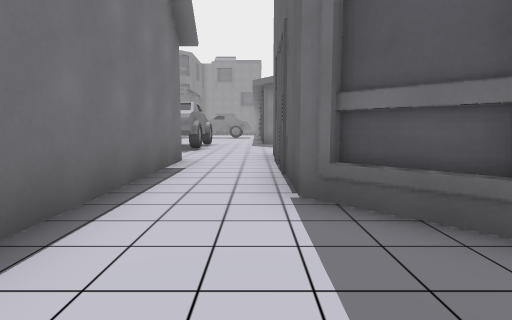
view 1 (above)

12 first-person views from a walk through a Godot game level. The camera is 1.4 m above the floor, tilts 6° down and sees 80° across. The floor is counted in squares, 2 m on a side. Each view is taken from the middle of a square. On the plan, view 1 faces up. The plan holds only what a view shows up to about 10 squares ahead; the rest is blank. The place goes on beyond the plan. Characters and animated objects are not drawn. Some surface patterns are stand-ins.

view 2
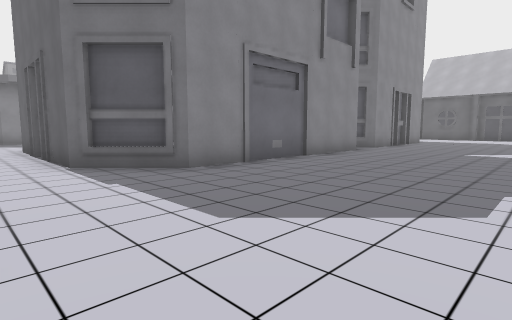

view 3
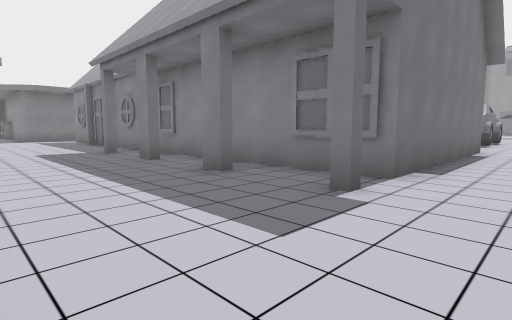

view 4
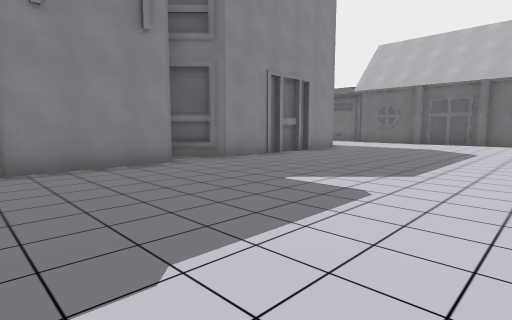

view 5
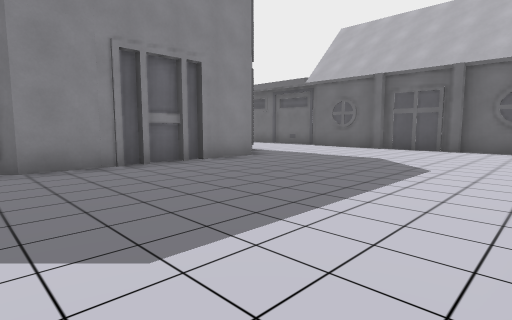

view 6
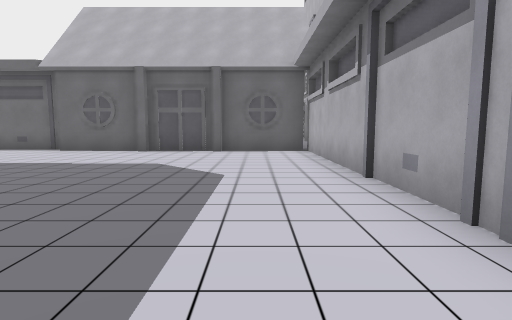

view 7
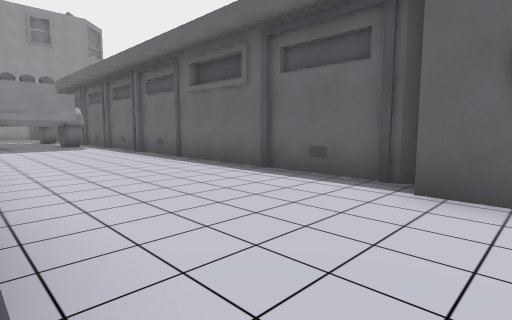

view 8
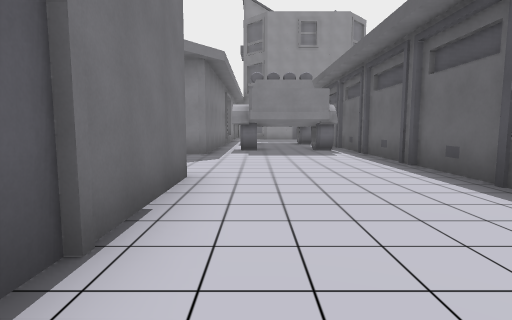

view 9
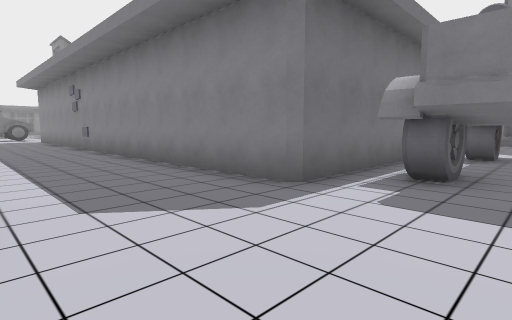

view 10
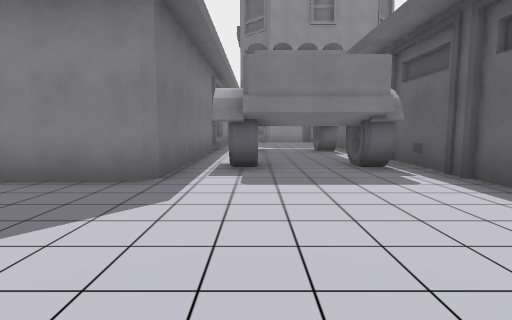

view 11
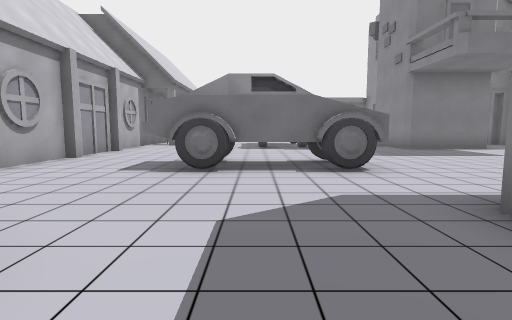

view 12
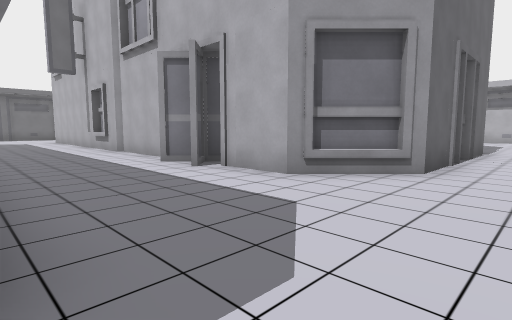

### Floor plan
Key: @ floor where view 1 was taken; # wall or solid block; . floor; T thing the floor can be seen under or through; B building; R truck.
Columns run from 12 left of view 1 to 20 right of it. Each row starts with its distance up from view 1.
 19                            #.R R
 18       ..                   #.R R
 17       ...                  #.RRR
 16      .....                 #.RRR#
 15      .......               #.##R#
 14        ......              #.R.R#
 13           T..#     #########....#
 12      ....TT.....................#
 11      ....TT.....................#
 10       ...TT.....BB..... ........#
  9       .......B##BB###BB     #...#
  8      .......BB              #...#
  7      .......B               #...#
  6         ###..B              #...#
  5           #.BB               ...#
  4           #.B                ...#
  3           #..B       B     B....#
  2           #..B###B###.#####B....#
  1           #.....................#
  0   ..........@..................B#
 -1  ..#.B..#.B....................B#
 -2 ................................#
 -3 ................................#
 -4       .......    ...............#
 -5                         #########

Positions as (right, up) in squares from view 1, and headings:
1: (0, 0), facing up
2: (-1, -3), facing up-right
3: (0, -4), facing up-left
4: (5, -4), facing up-right
5: (9, -4), facing up-right
6: (10, -3), facing right
7: (16, 2), facing up-right
8: (17, 5), facing up
9: (18, 10), facing up-left
10: (17, 9), facing up
11: (3, 11), facing left
12: (-1, 13), facing down-right
